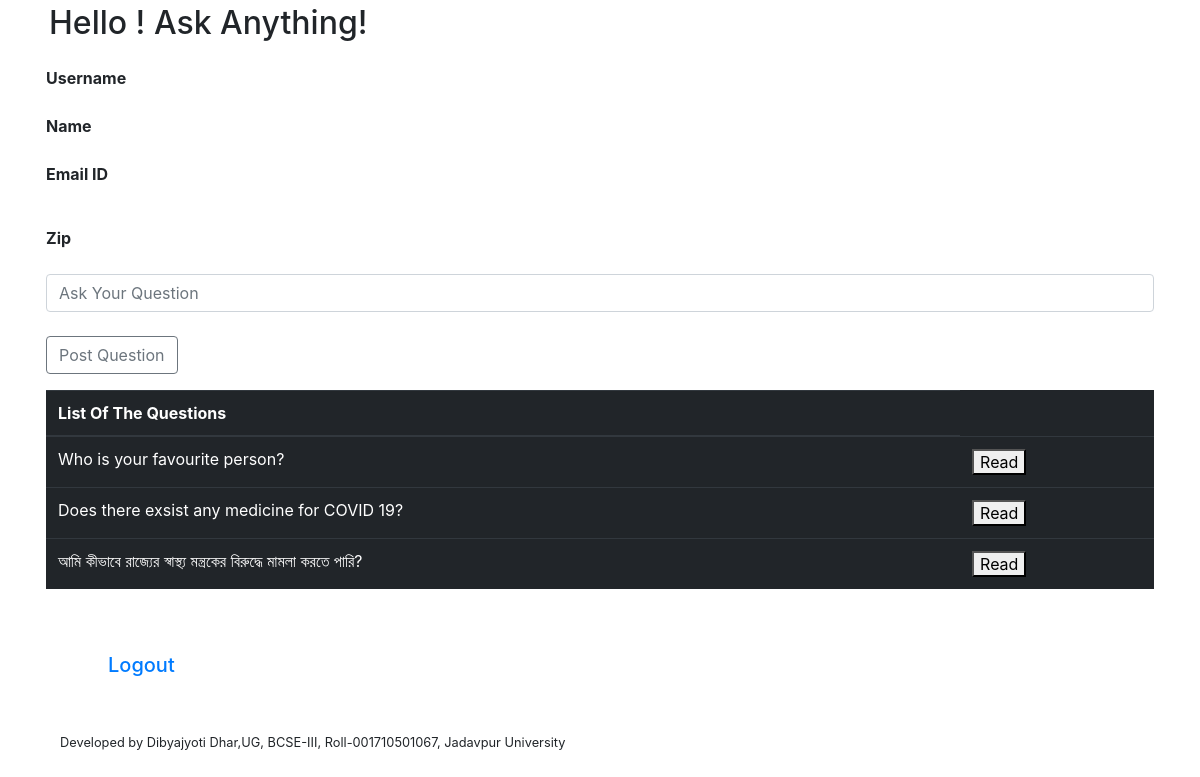
/profile, run on the app's committed database.
### dbgen.py (models this page shows)
class Question(db.Model):
    question = db.Column(db.String(40), unique=True, nullable=False, primary_key=True)
    answers = db.Column(db.String(5000), unique=False, nullable=False)

### app.py (the view)
@app.route('/profile')
def profile():
    username = request.args.get('username')
    myuser = User.query.filter_by(username=username).first()
    questions = Question.query.all()
    return render_template('profile.html', user=myuser, questions=questions)

### templates/profile.html (shortened to what this page needs)
<head>
</head>
<link href="//maxcdn.bootstrapcdn.com/bootstrap/4.1.1/css/bootstrap.min.css" rel="stylesheet" id="bootstrap-css">
<div class="container">
        <div class="row m-1">
                <div class="panel-heading">
                    <h2>Hello {{user.firstname}} {{user.lastname}}! Ask Anything! </h2>
                </div>
            </div>
                        <div class="panel-body m-3">
                                        <div class="row">
                                                <label> <b>Username</b></label>
                                        </div>
                                        <div class="row">
                                        </div>
                                        <div class="row">
                                                    <label> <b>Name</b></label>
                                        </div>
                                        <div class="row">
                                        </div>
                                        <div class="row">
                                                    <label> <b>Email ID</b></label>
                                        </div>
                                        <div class="row">
                                        </div>
                                        <div class="row">
                                                    <label> <b> Zip</b></label>
                                        </div>
                                        <div class="row">
                                        </div>
                                        <form class="needs-validation" method = "POST" novalidate >
                                                <div class="row">
                                                <input type="text" class="form-control" placeholder="Ask Your Question" name="inputbox" aria-label="Ask Your Question" aria-describedby="basic-addon2" required>
                                                </div>
                                                <br>
                                                <div class="row">
                                                  <button class="btn btn-outline-secondary" type="submit" >Post Question</button>
                                                </div>
                                        </form>
<div class="row">
        <table class="table table-dark">
                <thead>
                   <tr>
                      <th>List Of The Questions</th>
                   </tr>
                </thead>
                <tbody>
                <form method="POST" action="{{url_for('READ')}}">
                   {% for q in questions %}
                      <tr>
                         <td >{{ q.question }}</td>
                         <td>
                         <button name="{{q.question}}" onclick="myFunction(this.name)" class="button" >Read</button>
                         </td>
                      </tr>
                   {% endfor %}
                </form>
                </tbody>
             </table>
</div>
                </div>
                <div class="container">
                        <div class="row m-5">
                          <a href="/"><h5>Logout</h5></a>
                        </div>
                        <small>
                                Developed by Dibyajyoti Dhar,UG, BCSE-III, Roll-001710501067, Jadavpur University
                              </small>
                      </div>
        </div>

### data on the page
Question: question "Who is your favourite person?"
Question: question "Does there exsist any medicine for COVID 19?"
Question: question "আমি কীভাবে রাজ্যের স্বাস্থ্য মন্ত্রকের বিরুদ্ধে মামলা করতে পারি?"
